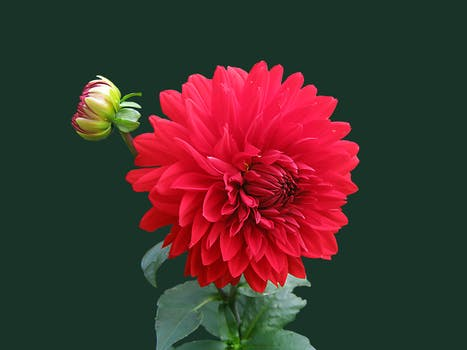
#> input picture image.jpeg, 467 x 350 px
$ python -i preproc.py   (imports and definitions only)
#> lines starting #> are read from the running program, lines starting #| are printed output that depends on the picture; after the words box and inside, x2 and y2 are one past the last pixel; in counts of white or black regions, pixels touching at a corner belong together
#> further down, picture is the input picture: shape (350, 467, 3); mean B, G, R 45.6, 50, 72.5
import cv2
import numpy as np

def noiseFilter(img, ksize):
#> called with ksize = 5
    res = cv2.medianBlur(img, ksize)
    return res

def areaFilter(img):
    img = noiseFilter(img, 5)
#> call 2 of noiseFilter, with ksize = 5
#> in noiseFilter (call 2), `res = cv2.medianBlur(img, ksize)`:
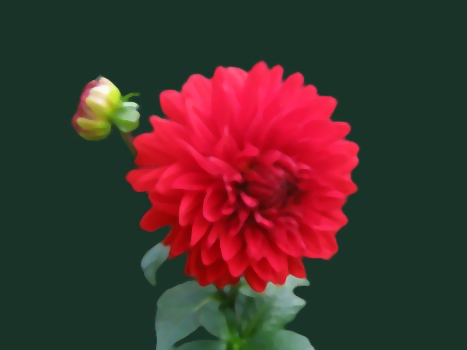
#> res: shape (350, 467, 3); mean B, G, R 45.2, 49.6, 72.4
    img = cv2.cvtColor(img, cv2.COLOR_BGR2GRAY)
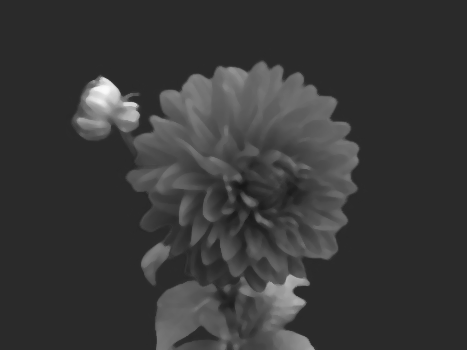
#> img: shape (350, 467); min 23, max 251, mean 55.9
    _ , bin = cv2.threshold(img, 0, 255, cv2.THRESH_BINARY + cv2.THRESH_OTSU)
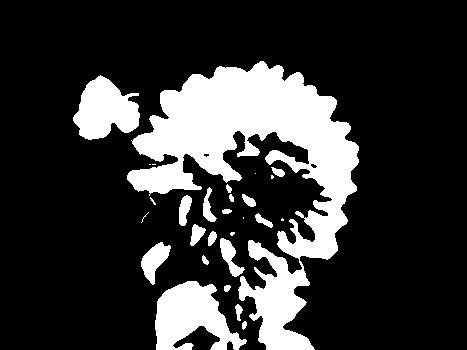
#> bin: shape (350, 467); 20.7% white; 28 white regions (9 under 20 px), largest, box (x1, y1, x2, y2) and area: (127, 61, 359, 350) 24652, (155, 281, 247, 350) 3818, (73, 75, 140, 140) 2813
    # Apply actual area filter to remove objects with less than 1000 px

    return bin

def shapeFilter(img, r):
#> called with r = 5
    size = 2*r+1
    # Disk shaped kernel
    disk = np.zeros((size,size), np.uint8)
    for i in range(0,size):
        for j in range(0,size):
            d = (i-r)**2 + (j-r)**2
            d = np.sqrt(d)
            if(d<=r):
                disk[i,j] = 1
    res = cv2.filter2D(img, -1, disk)
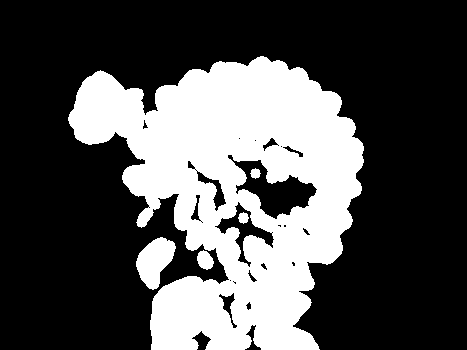
#> res: shape (350, 467); 31.1% white; 5 white regions, box (x1, y1, x2, y2) and area: (68, 56, 364, 350) 49198, (136, 237, 176, 290) 1281, (197, 250, 214, 270) 239, (238, 212, 249, 224) 92, (250, 168, 261, 179) 81
    return res

def preProc(img):
    res1 = noiseFilter(img, 5)
    res2 = areaFilter(res1)
    res3 = shapeFilter(res2, 5)
    return res3

>>> import cv2
>>> picture = cv2.imread('image.jpeg')
>>> result = preProc(picture)
